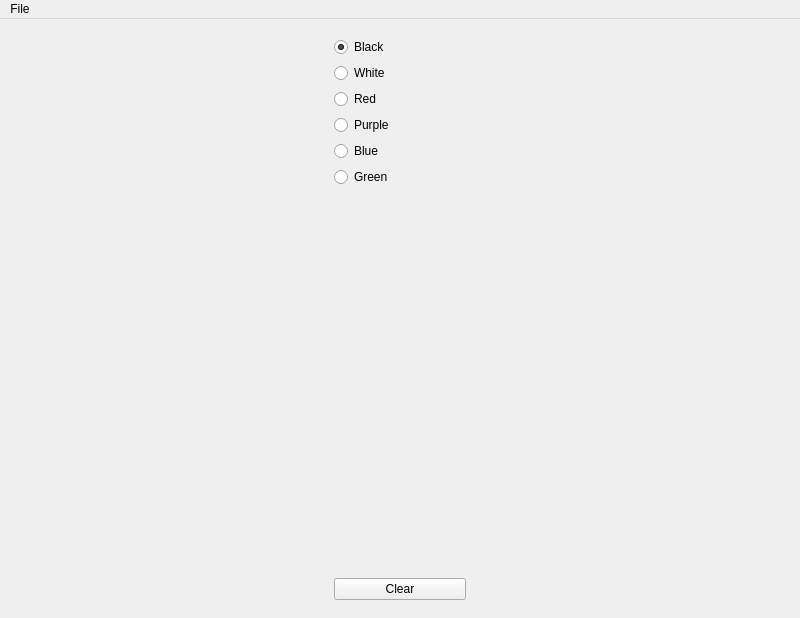
<?xml version="1.0" encoding="UTF-8"?>
<ui version="4.0">
 <class>MainWindow</class>
 <widget class="QMainWindow" name="MainWindow">
  <property name="geometry">
   <rect>
    <x>0</x>
    <y>0</y>
    <width>800</width>
    <height>618</height>
   </rect>
  </property>
  <property name="windowTitle">
   <string>MainWindow</string>
  </property>
  <widget class="QWidget" name="centralwidget">
   <layout class="QHBoxLayout" name="horizontalLayout">
    <item>
     <layout class="QGridLayout" name="fieldsContainer"/>
    </item>
    <item>
     <widget class="QWidget" name="widget" native="true">
      <property name="sizePolicy">
       <sizepolicy hsizetype="Minimum" vsizetype="Minimum">
        <horstretch>0</horstretch>
        <verstretch>0</verstretch>
       </sizepolicy>
      </property>
      <property name="maximumSize">
       <size>
        <width>150</width>
        <height>16777215</height>
       </size>
      </property>
      <property name="baseSize">
       <size>
        <width>150</width>
        <height>0</height>
       </size>
      </property>
      <layout class="QVBoxLayout" name="verticalLayout_2">
       <item>
        <widget class="QRadioButton" name="radioBlack">
         <property name="text">
          <string>Black</string>
         </property>
         <property name="checked">
          <bool>true</bool>
         </property>
        </widget>
       </item>
       <item>
        <widget class="QRadioButton" name="radioWhite">
         <property name="text">
          <string>White</string>
         </property>
        </widget>
       </item>
       <item>
        <widget class="QRadioButton" name="radioRed">
         <property name="text">
          <string>Red</string>
         </property>
        </widget>
       </item>
       <item>
        <widget class="QRadioButton" name="radioPurple">
         <property name="text">
          <string>Purple</string>
         </property>
        </widget>
       </item>
       <item>
        <widget class="QRadioButton" name="radioBlue">
         <property name="text">
          <string>Blue</string>
         </property>
        </widget>
       </item>
       <item>
        <widget class="QRadioButton" name="radioGreen">
         <property name="text">
          <string>Green</string>
         </property>
        </widget>
       </item>
       <item>
        <spacer name="verticalSpacer">
         <property name="orientation">
          <enum>Qt::Vertical</enum>
         </property>
         <property name="sizeHint" stdset="0">
          <size>
           <width>20</width>
           <height>363</height>
          </size>
         </property>
        </spacer>
       </item>
       <item>
        <widget class="QPushButton" name="clearButton">
         <property name="text">
          <string>Clear</string>
         </property>
        </widget>
       </item>
      </layout>
     </widget>
    </item>
   </layout>
  </widget>
  <widget class="QMenuBar" name="menuBar">
   <property name="geometry">
    <rect>
     <x>0</x>
     <y>0</y>
     <width>800</width>
     <height>21</height>
    </rect>
   </property>
   <widget class="QMenu" name="menuFile">
    <property name="title">
     <string>File</string>
    </property>
    <addaction name="actionSettings"/>
   </widget>
   <addaction name="menuFile"/>
  </widget>
  <action name="actionSettings">
   <property name="text">
    <string>Settings</string>
   </property>
  </action>
  <action name="actionAbout">
   <property name="text">
    <string>About</string>
   </property>
  </action>
 </widget>
 <resources/>
 <connections/>
</ui>
